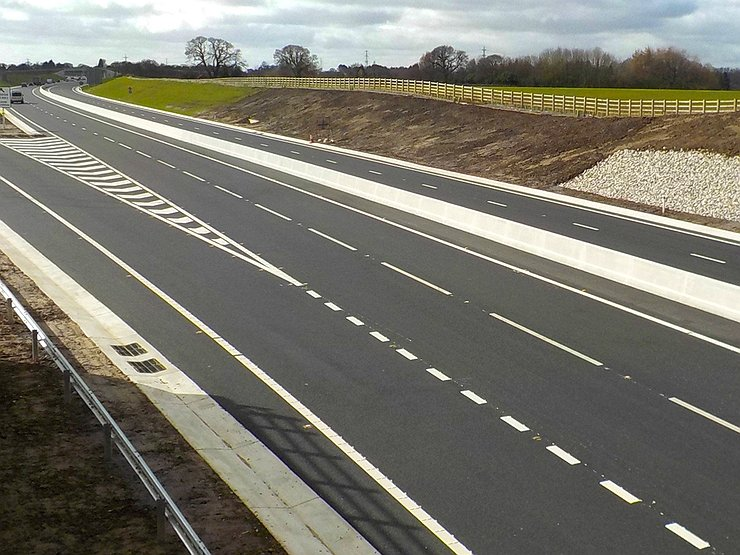
#> input picture разметка.jpg, 740 x 555 px, found by its file name
$ python lab4.py
#> lines starting #> are read from the running program, lines starting #| are printed output that depends on the picture; after the words box and inside, x2 and y2 are one past the last pixel; in counts of white or black regions, pixels touching at a corner belong together
import numpy as np
import cv2
# [16 lines of commented-out code are left out]

razm = cv2.imread('Documents/91-Gog/lab4/разметка.jpg', cv2.IMREAD_GRAYSCALE)
#> razm: shape (555, 740); min 0, max 255, mean 118.8
cv2.imshow('Razm', razm)

razm1 = cv2.imread('Documents/91-Gog/lab4/разметка1.jpg', cv2.IMREAD_GRAYSCALE)
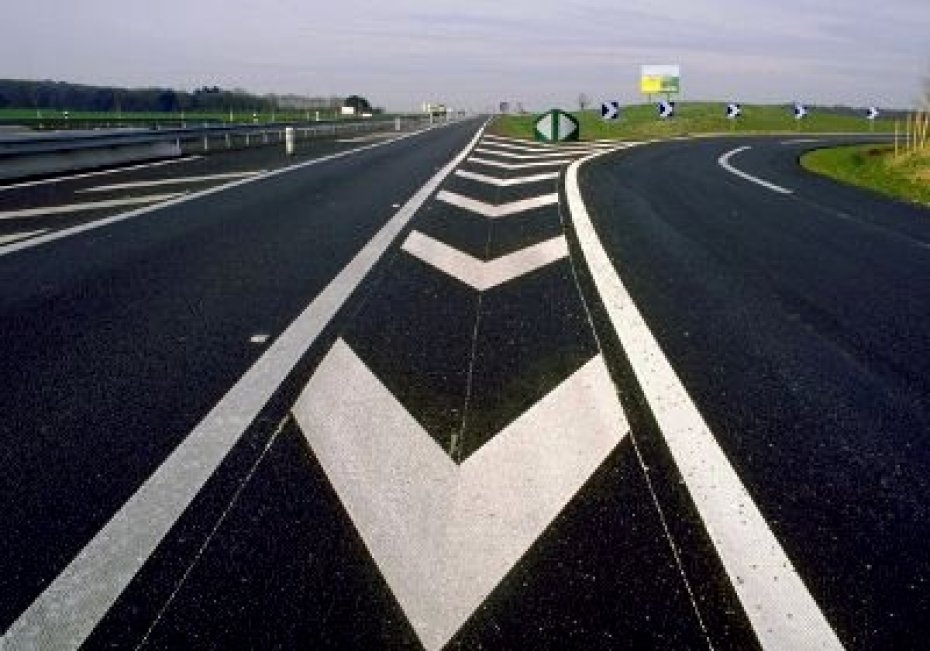
#> input picture разметка1.jpg, 930 x 651 px, found by its file name
#> razm1: shape (651, 930); min 0, max 255, mean 86.1
cv2.imshow('Razm1', razm1)

razm2 = cv2.imread('Documents/91-Gog/lab4/разметка2.jpg', cv2.IMREAD_GRAYSCALE)
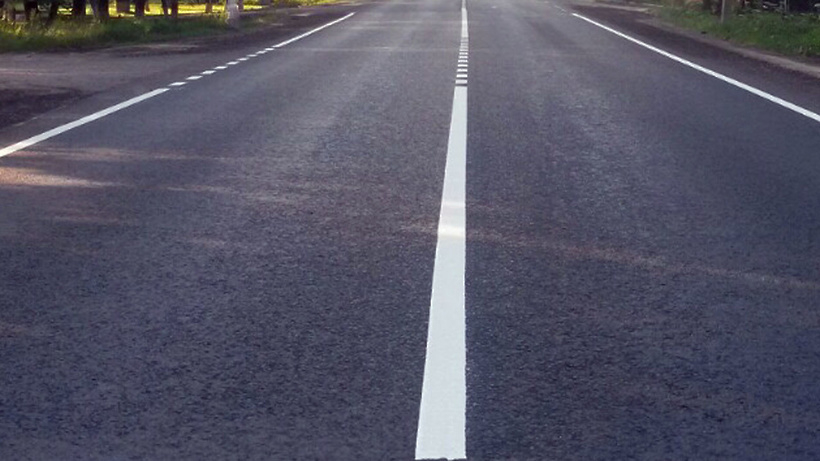
#> input picture разметка2.jpg, 820 x 461 px, found by its file name
#> razm2: shape (461, 820); min 2, max 255, mean 86
cv2.imshow('Razm2', razm2)

write = cv2.imread('Documents/91-Gog/lab4/Надпись.jpg', cv2.IMREAD_GRAYSCALE)
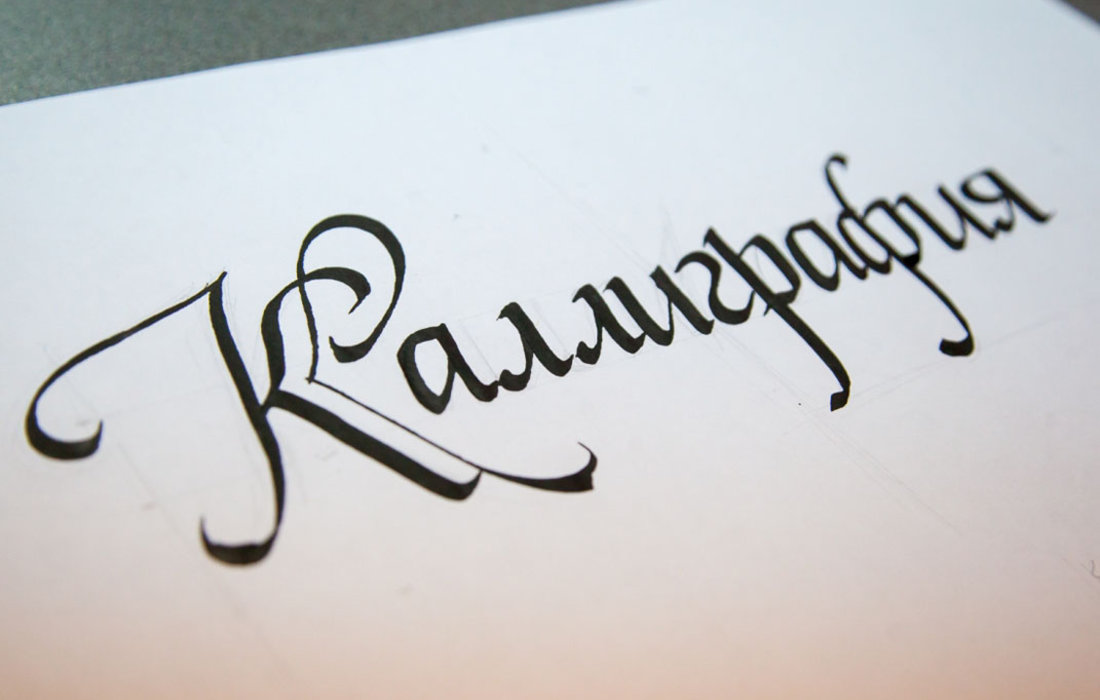
#> input picture Надпись.jpg, 1100 x 700 px, found by its file name
#> write: shape (700, 1100); min 0, max 251, mean 202.2
cv2.imshow('Надпись', write)

write1 = cv2.imread('Documents/91-Gog/lab4/Надпись1.jpg', cv2.IMREAD_GRAYSCALE)
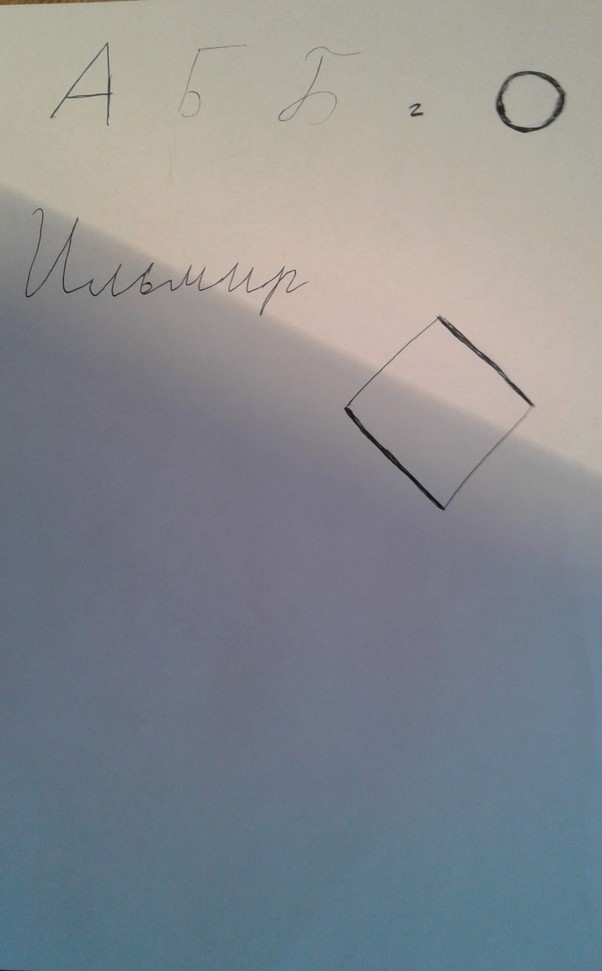
#> input picture Надпись1.jpg, 602 x 971 px, found by its file name
#> write1: shape (971, 602); min 9, max 204, mean 138.5
cv2.imshow('Надпись1', write1)

write2 = cv2.imread('Documents/91-Gog/lab4/Надпись2.jpg', cv2.IMREAD_GRAYSCALE)
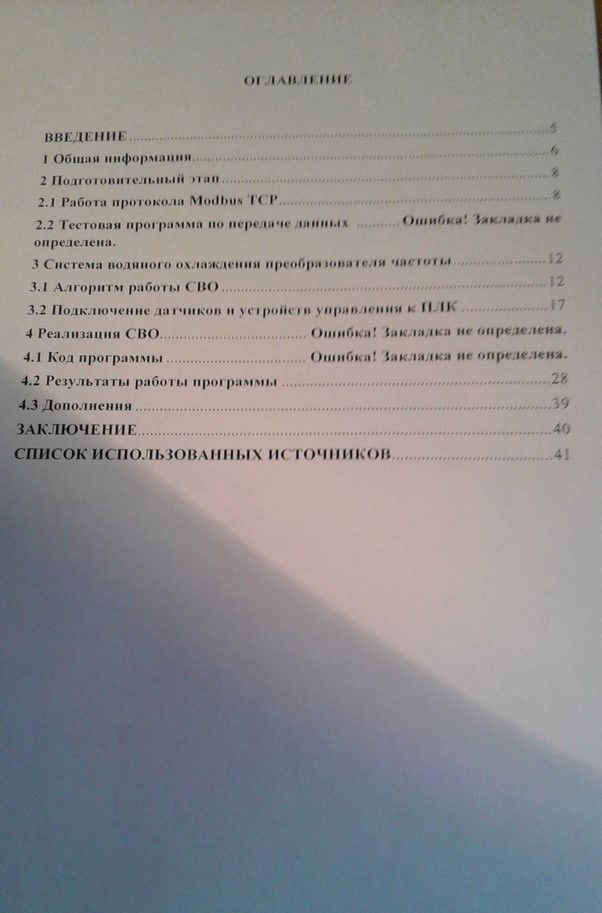
#> input picture Надпись2.jpg, 602 x 913 px, found by its file name
#> write2: shape (913, 602); min 0, max 198, mean 142.5
cv2.imshow('Надпись2', write2)

# [155 lines of commented-out code are left out]

thresh = 127
maxVal = 255
blocksize = 9
C = 9
# [10 lines of commented-out code are left out]

adapt1_write = cv2.adaptiveThreshold(write, maxVal, cv2.ADAPTIVE_THRESH_GAUSSIAN_C, cv2.THRESH_BINARY, blocksize, C)
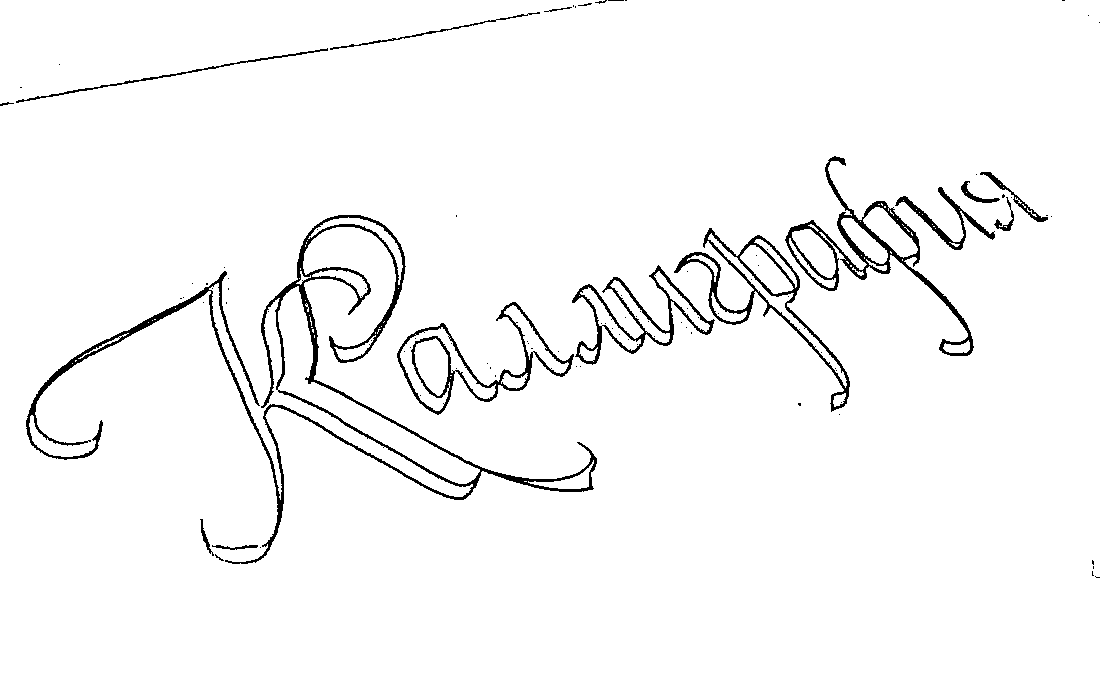
#> adapt1_write: shape (700, 1100); 96.9% white; 97 black regions (81 under 20 px), largest, box (x1, y1, x2, y2) and area: (26, 215, 597, 564) 9687, (785, 156, 974, 356) 3420, (674, 228, 850, 412) 2799
cv2.imshow('ad1_4', adapt1_write)

adapt1_write1 = cv2.adaptiveThreshold(write1, maxVal, cv2.ADAPTIVE_THRESH_GAUSSIAN_C, cv2.THRESH_BINARY, blocksize, C)
#> adapt1_write1: shape (971, 602); 99.2% white; black in thin lines or dots
cv2.imshow('ad1_5', adapt1_write1)

adapt1_write2 = cv2.adaptiveThreshold(write2, maxVal, cv2.ADAPTIVE_THRESH_GAUSSIAN_C, cv2.THRESH_BINARY, blocksize, C)
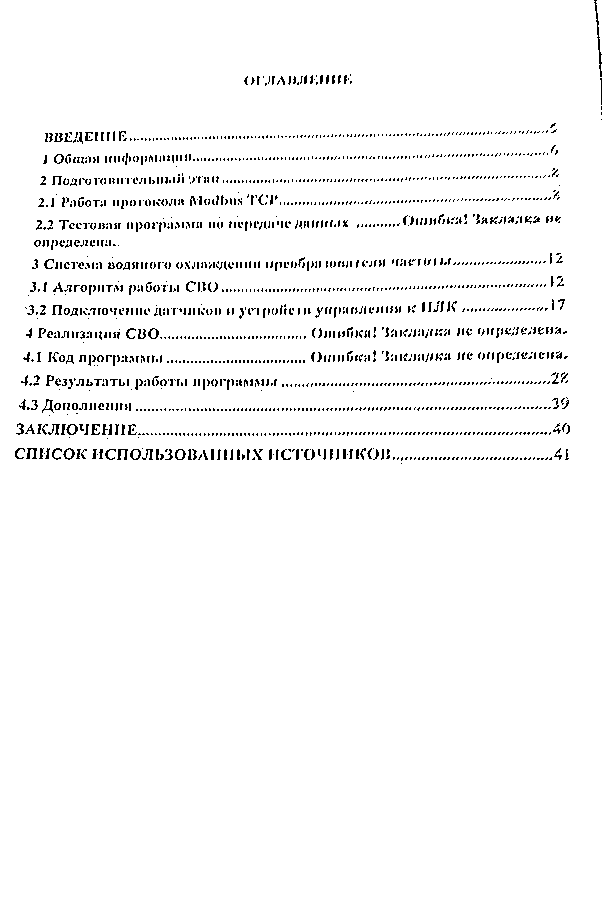
#> adapt1_write2: shape (913, 602); 96.9% white; black in thin lines or dots, all inside (x1, y1, x2, y2) = (15, 0, 602, 464)
cv2.imshow('ad1_6', adapt1_write2)


cv2.waitKey(-1)
